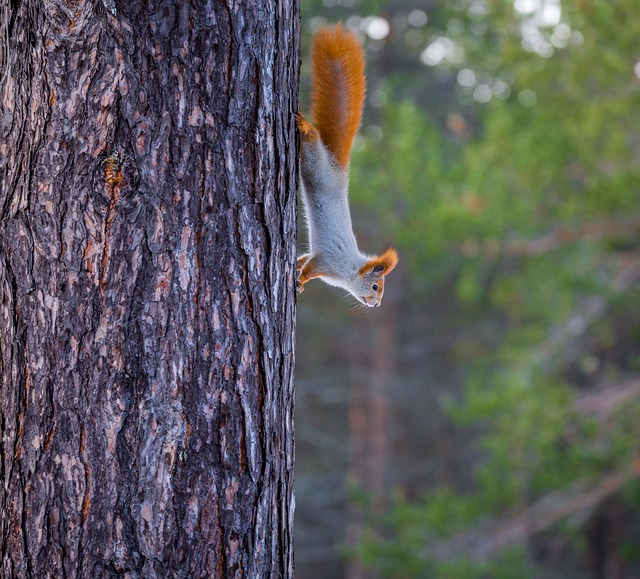
#> input picture Week_1/img/randpand.jpg, 640 x 579 px
$ jupyter execute Practice1-3.ipynb
#> lines starting #> are read from the running program, lines starting #| are printed output that depends on the picture
[cell 1]
import cv2

[cell 2]
print(cv2.__version__)

### Practice 1

[cell 3]
import cv2

#path
path = 'img/randpand.jpg'

#reading image using imread function
img = cv2.imread(path)
#> img is the input picture: shape (579, 640, 3); mean B, G, R 90, 90.3, 90.8

#window name to be displayed
window_name = 'Display Steffs Image'

#display image
cv2.imshow(window_name, img)

#hold the window
cv2.waitKey(0)

#remove the created gui window from screen and memory
cv2.destroyAllWindows()

### Practice 2

[cell 4]
import cv2

#path
path = 'img/randpand.jpg'

#reading in grayscale
img = cv2.imread(path, 0)
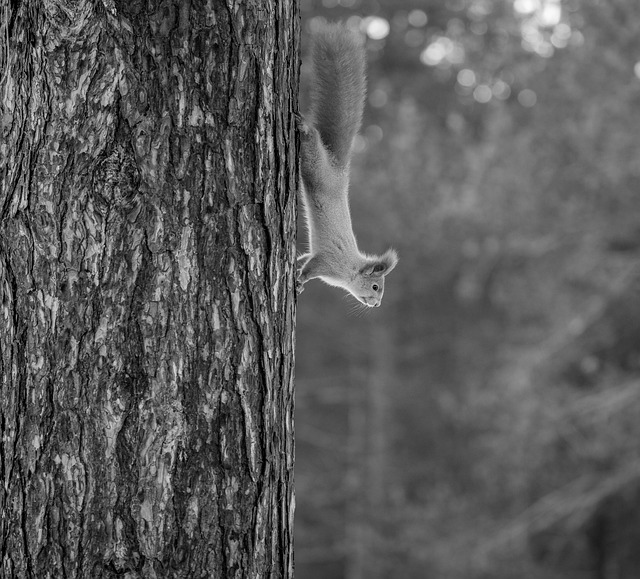
#> img: shape (579, 640); min 0, max 250, mean 90.4

#window name
window_name = 'Display Steffs Image'

#display image
cv2.imshow(window_name, img)

#hold the window
cv2.waitKey(0)

#remove the created gui window from screen and memory
cv2.destroyAllWindows()
